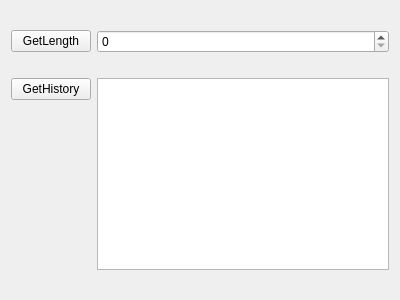
<?xml version="1.0" encoding="UTF-8"?>
<ui version="4.0">
 <class>HistoryWidget</class>
 <widget class="QWidget" name="HistoryWidget">
  <property name="geometry">
   <rect>
    <x>0</x>
    <y>0</y>
    <width>400</width>
    <height>300</height>
   </rect>
  </property>
  <property name="windowTitle">
   <string>Form</string>
  </property>
  <layout class="QFormLayout" name="formLayout">
   <item row="0" column="0">
    <widget class="QPushButton" name="btGetLength">
     <property name="text">
      <string>GetLength</string>
     </property>
    </widget>
   </item>
   <item row="0" column="1">
    <widget class="QSpinBox" name="sbLength"/>
   </item>
   <item row="1" column="0">
    <widget class="QPushButton" name="btGetHistory">
     <property name="text">
      <string>GetHistory</string>
     </property>
    </widget>
   </item>
   <item row="1" column="1">
    <widget class="QPlainTextEdit" name="pteHistory"/>
   </item>
  </layout>
 </widget>
 <resources/>
 <connections/>
</ui>
